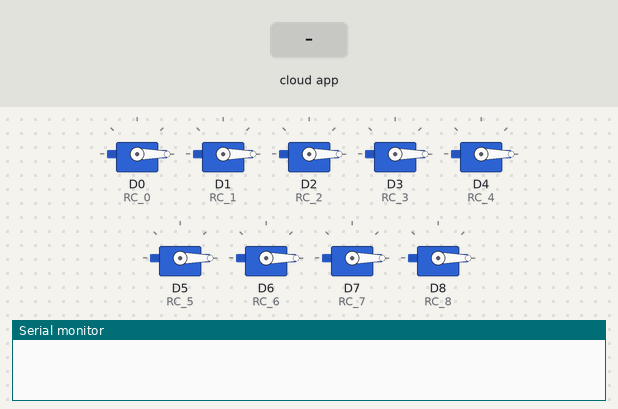
The sketch below on a simulated ESP8266 (NodeMCU). Parts: 9 × servo, the last lines printed to the serial monitor. The inputs (shaded band) are chosen by the test bench. WiFi joins after 1.5 s; servers stay silent unless stated.

Above: at 2.8 s.
2.9 s: the phone or cloud app sets D0 to 1
At 3.4 s:
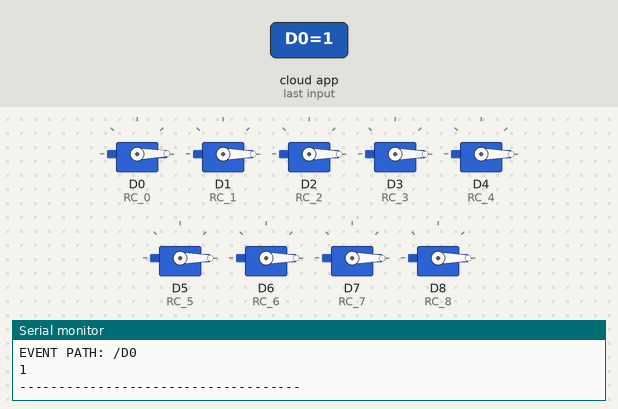
4.4 s: the phone or cloud app sets D2 to 1
At 5.6 s:
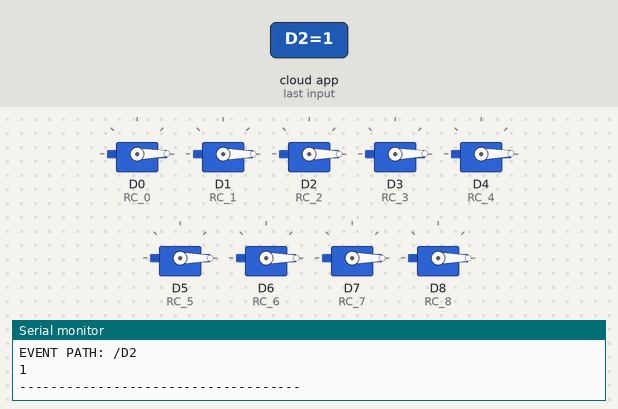
5.9 s: the phone or cloud app sets D3 to 0
At 6.9 s:
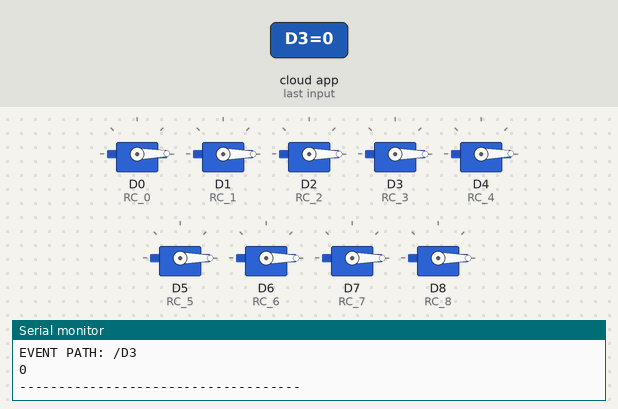
7.4 s: the phone or cloud app sets D5 to 1
At 8.0 s:
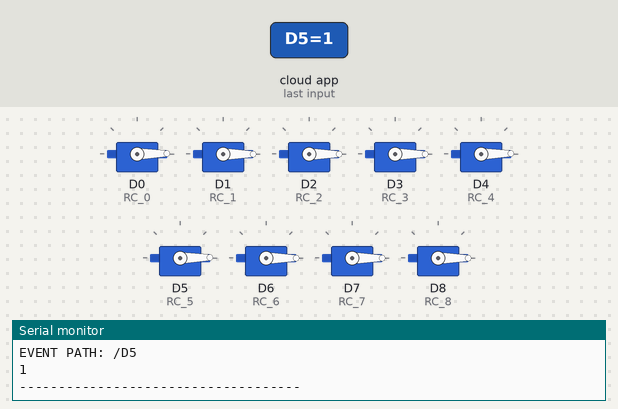
8.9 s: the phone or cloud app sets D4 to 0
At 10.1 s:
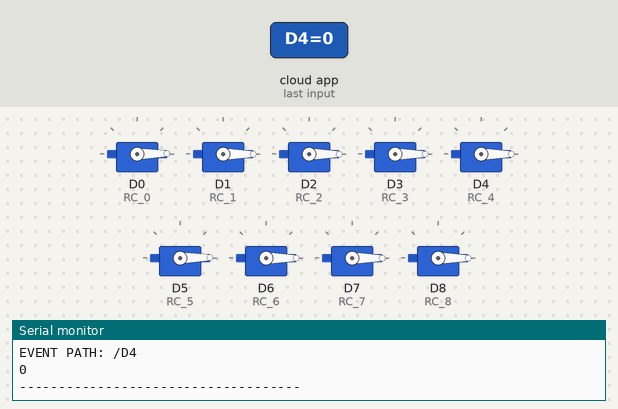
10.4 s: the phone or cloud app sets D6 to 1
At 11.5 s:
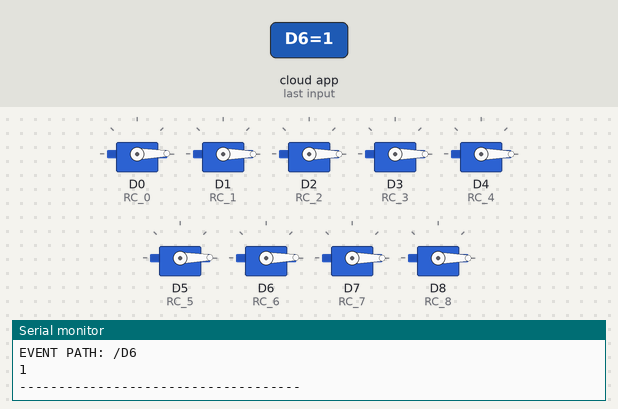
Timing chart, 0 to 12.9 s (numbered marks = the images above; inputs shaded):
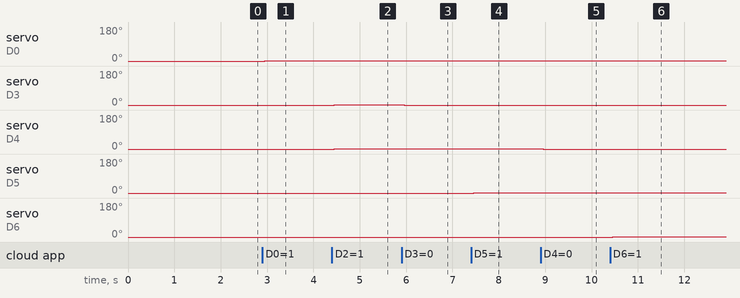

The sketch:

Asioti_Competition_fixed_mainnodemcu.ino
```cpp
#include "FirebaseESP8266.h"
#include <ESP8266WiFi.h>
#include <Servo.h>

#include <DNSServer.h>
#include <ESP8266WebServer.h>
#include <WiFiManager.h>

#define FIREBASE_HOST "realtimecontrollerboat.firebaseio.com"
#define FIREBASE_AUTH "i5YBZLTwT3TAHIor3yKhdnPC0qP4bo8N8cjqyvY9"

#define RC_0 D0
#define RC_1 D1
#define RC_2 D2
#define RC_3 D3
#define RC_4 D4
#define RC_5 D5
#define RC_6 D6
#define RC_7 D7
#define RC_8 D8

FirebaseData firebaseData;
Servo PIN_0, PIN_1, PIN_2, PIN_3, PIN_4, PIN_5, PIN_6, PIN_7, PIN_8;
int RC0_VAL, RC1_VAL, RC2_VAL, RC3_VAL, RC4_VAL, RC5_VAL, RC6_VAL, RC7_VAL, RC8_VAL;
int speed_level = 180;

void setup()
{

  Serial.begin(115200);
  PIN_0.attach(RC_0,1000,2000);
  PIN_1.attach(RC_1,1000,2000);
  PIN_2.attach(RC_2,1000,2000);
  PIN_3.attach(RC_3,1000,2000);
  PIN_4.attach(RC_4,1000,2000);
  PIN_5.attach(RC_5,1000,2000);
  PIN_6.attach(RC_6,1000,2000);
  PIN_7.attach(RC_7,1000,2000);
  PIN_8.attach(RC_8,1000,2000);

  PIN_0.write(0);
  PIN_1.write(0);
  PIN_2.write(0);
  PIN_3.write(0);
  PIN_4.write(0);
  PIN_5.write(0);
  PIN_6.write(0);
  PIN_7.write(0);
  PIN_8.write(0);

  WiFiManager wifiManager;
  wifiManager.autoConnect("Device_1");
  WiFi.setSleepMode(WIFI_NONE_SLEEP);
  delay(10);

  Firebase.begin(FIREBASE_HOST, FIREBASE_AUTH);
  Firebase.reconnectWiFi(true);

  if (!Firebase.beginStream(firebaseData, "JoyStick_1"))
  {
    Serial.println("------------------------------------");
    Serial.println("Can't begin stream connection...");
    Serial.println("REASON: " + firebaseData.errorReason());
    Serial.println("------------------------------------");
    Serial.println();
  }
}


void loop()
{
  stream();
  sendPWM();
}

//FUNCTION
void debugging()
{
  Serial.print("RC_0 : ");Serial.println(RC0_VAL);
  Serial.print("RC_1 : ");Serial.println(RC1_VAL);
  Serial.print("RC_2 : ");Serial.println(RC2_VAL);
  Serial.print("RC_3 : ");Serial.println(RC3_VAL);
  Serial.print("RC_4 : ");Serial.println(RC4_VAL);
  Serial.print("RC_5 : ");Serial.println(RC5_VAL);
  Serial.print("RC_6 : ");Serial.println(RC6_VAL);
  Serial.print("RC_7 : ");Serial.println(RC7_VAL);
  Serial.print("RC_8 : ");Serial.println(RC8_VAL);
}

void stream()
{
  if (!Firebase.readStream(firebaseData))
  {
    Serial.println("------------------------------------");
    Serial.println("Can't read stream data...");
    Serial.println("REASON: " + firebaseData.errorReason());
    Serial.println("------------------------------------");
    Serial.println();
  }

  if (firebaseData.streamAvailable())
  {
    Serial.println("------------------------------------");
    Serial.println("EVENT PATH: " + firebaseData.dataPath());
    Serial.println(firebaseData.stringData());
    Serial.println("------------------------------------");
    Serial.println();
    delay(50);

    if(firebaseData.dataPath().equals("/D0"))
    {
      RC0_VAL = firebaseData.stringData().toInt();
      speed_level = RC0_VAL;
    }
    if(firebaseData.dataPath().equals("/D1"))
    {
      RC1_VAL = firebaseData.stringData().toInt();
      RC1_VAL = map(RC1_VAL, 0, 150, 0, speed_level/3);
      RC2_VAL = RC1_VAL;
    }
    if(firebaseData.dataPath().equals("/D2"))
    {
      RC3_VAL = firebaseData.stringData().toInt();
      RC3_VAL = map(RC3_VAL, 0, 210, 0, 180);
      RC4_VAL = RC3_VAL;
    }
    if(firebaseData.dataPath().equals("/D3"))
    {
      RC3_VAL = firebaseData.stringData().toInt();
    }
    if(firebaseData.dataPath().equals("/D4"))
    {
      RC4_VAL = firebaseData.stringData().toInt();
    }
    if(firebaseData.dataPath().equals("/D5"))
    {
      RC5_VAL = firebaseData.stringData().toInt();
    }
    if(firebaseData.dataPath().equals("/D6"))
    {
      RC6_VAL = firebaseData.stringData().toInt();
    }
    if(firebaseData.dataPath().equals("/D7"))
    {
      RC7_VAL = firebaseData.stringData().toInt();
    }
    if(firebaseData.dataPath().equals("/D8"))
    {
      RC8_VAL = firebaseData.stringData().toInt();
    }
  }
}

void sendPWM()
{
  PIN_0.write(RC0_VAL);
  PIN_1.write(RC1_VAL);
  PIN_2.write(RC2_VAL);
  PIN_3.write(RC3_VAL);
  PIN_4.write(RC4_VAL);
  PIN_5.write(RC5_VAL);
  PIN_6.write(RC6_VAL);
  PIN_7.write(RC7_VAL);
  PIN_8.write(RC8_VAL);
}
```

Measured:
- after the input at 2.9 s, servo on D0 (RC_0): 0° → 1° after 0.05 s
- after the input at 4.4 s, servo on D3 (RC_3), servo on D4 (RC_4): 0° → 1° after 0.05 s
- after the input at 5.9 s, servo on D3 (RC_3): 1° → 0° after 0.05 s
- after the input at 7.4 s, servo on D5 (RC_5): 0° → 1° after 0.05 s
- after the input at 8.9 s, servo on D4 (RC_4): 1° → 0° after 0.05 s
- after the input at 10.4 s, servo on D6 (RC_6): 0° → 1° after 0.05 s
